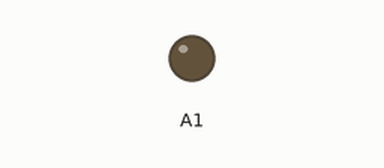
Simulated run of this sketch. Board: Arduino Uno, built with avr-gcc and run on an emulated ATmega328P. On the bench: output pins drawn as LEDs (lit = HIGH).

Above: at 1.9 s.
At 7.6 s:
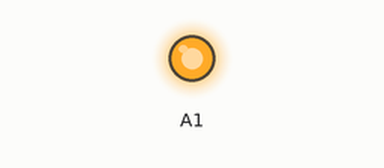
Timing chart, 0 to 19.9 s (numbered marks = the images above):
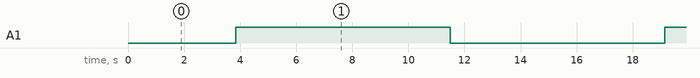

The sketch:

sketch_feb03a.ino
```cpp
/*
 Пример управления яркостью светодиода
 на выходе 9 контроллера Arduino
 функцией analogWrite().
 */
int brightness = 0;    // уставливаем начально значение яркости
int fadeAmount = 1;    // шаг приращения/убывания яркости

void setup()  {
  // устанваливаем пин 9 в режим выхода
  pinMode(A1, OUTPUT);
}

void loop()  {
  // устанавливаем значение широты импульса на выходе 9
  // задавая яркость светодиода
  analogWrite(A1, brightness);

  // измением значение в переменной для яркости
  brightness = brightness + fadeAmount;

  // при достижение крайних значений для яркости
  // меняем знак переменной шага приращения/убывания яркости
  if (brightness == 0 || brightness == 255) {
    fadeAmount = -fadeAmount ;
  }
  // делаем паузу для достижения плавного наращивания/убывания яркости
  delay(30);
}
```

Measured:
- by itself, A1: alternates HIGH for 7.7 s and LOW for 7.7 s
